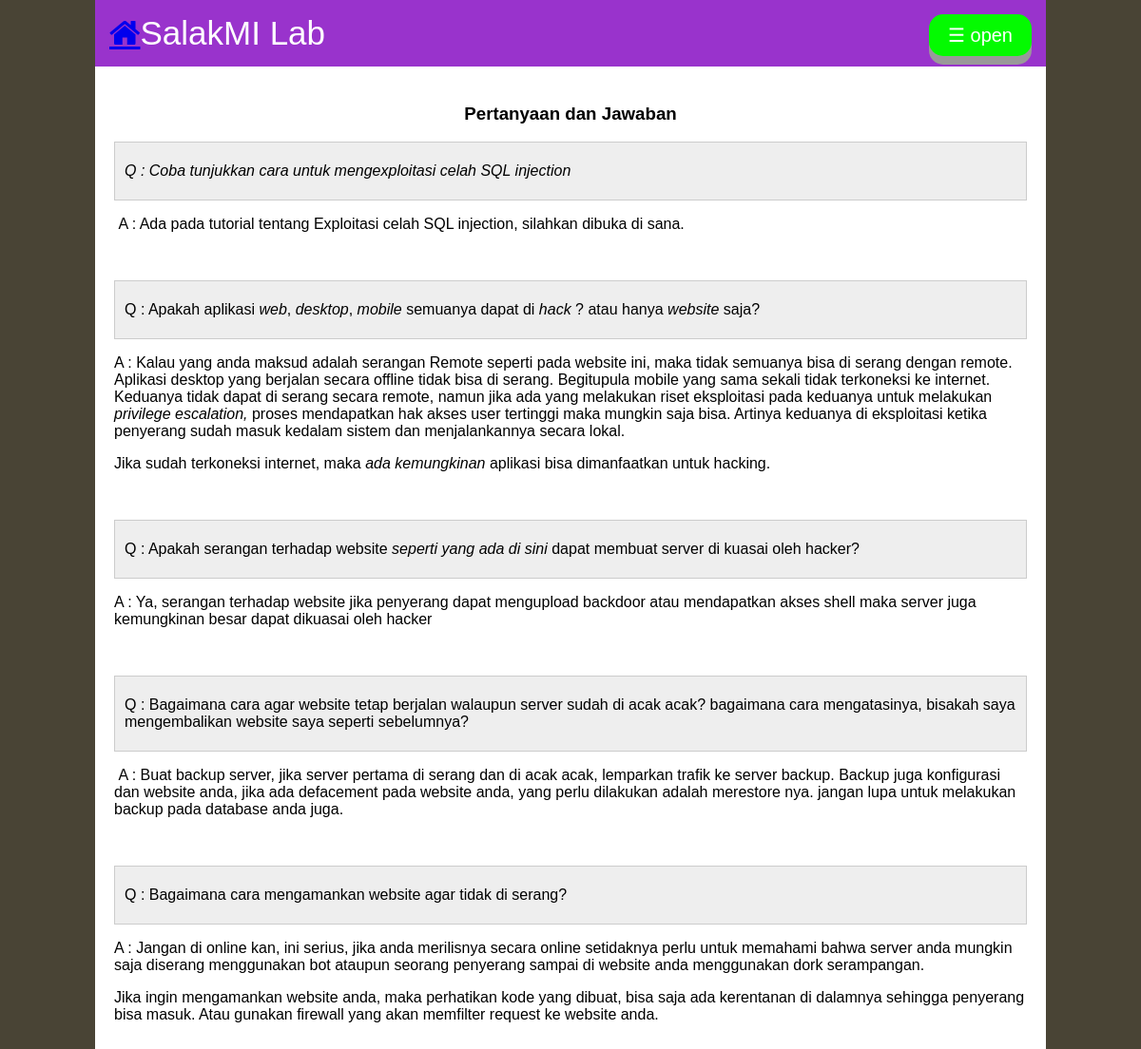
/tanyajawab.php, run on the app's committed database.
### tables this page shows
CREATE TABLE `tutorial` (
  `kode` varchar(10) NOT NULL,
  `judul` varchar(300) NOT NULL,
  `isi` longtext
);

### tanyajawab.php (the view, shortened to what this page needs)
<?php
require_once "core/init.php";
echo "<link rel=\"stylesheet\" type=\"text/css\" href=\"/salakmi/css/styleku.css\">";
echo "<link rel=\"stylesheet\" href=\"/salakmi/fa/css/font-awesome.min.css\">";
?>
<?php
echo "<div class=\"main\">";
include_once "desain/header.php";
  $judul ='';
  $konten = '';
  $query    = "SELECT * from tutorial WHERE kode='QnA'";
  $result   = mysqli_query($link, $query) or die('gagal menampilkan data');
   while($row= mysqli_fetch_assoc($result)){
     $judul = $row['judul'];
     $konten = $row['isi'];
  }
?>
<div class="each_article">
<p id="judul">
   <?=$judul; ?>
</p>
<p id="konten">
   <?=$konten; ?>
</p>
</div>
</div>

### css/styleku.css (style rules this page uses)
* { box-sizing: border-box; }
@media only screen and (min-width: 768px) { .main { width: 1000px; margin: 0 auto; background-color: #fff; height: 100%; display:block; overflow:auto; } }
.each_article { background-color: white; color: black; padding: 10px; margin: 10px; }

### data on the page
tutorial: judul "Pertanyaan dan Jawaban", isi "Q : Coba tunjukkan cara untuk mengexploitasi celah SQL injection A : Ada pada tutorial tentang Exploitasi celah SQL injection, silahkan dibuka di sana. Q : Apakah aplikasi web , desktop , mobile semuanya dapat di hack ? atau hanya website saja? A : Kalau yang anda maksud adalah serangan Remote seperti pada website ini, maka tidak semuanya bisa di serang dengan remote. Aplikasi desktop yang berjalan secara offline tidak bisa di serang. Begitupula mobile yang sama sekali tidak terkoneksi ke internet. Keduanya tidak dapat di serang secara remote, namun jika ada yang melakukan riset eksploitasi pada keduanya untuk melakukan privilege escalation, proses mendapatkan hak akses user tertinggi maka…"
